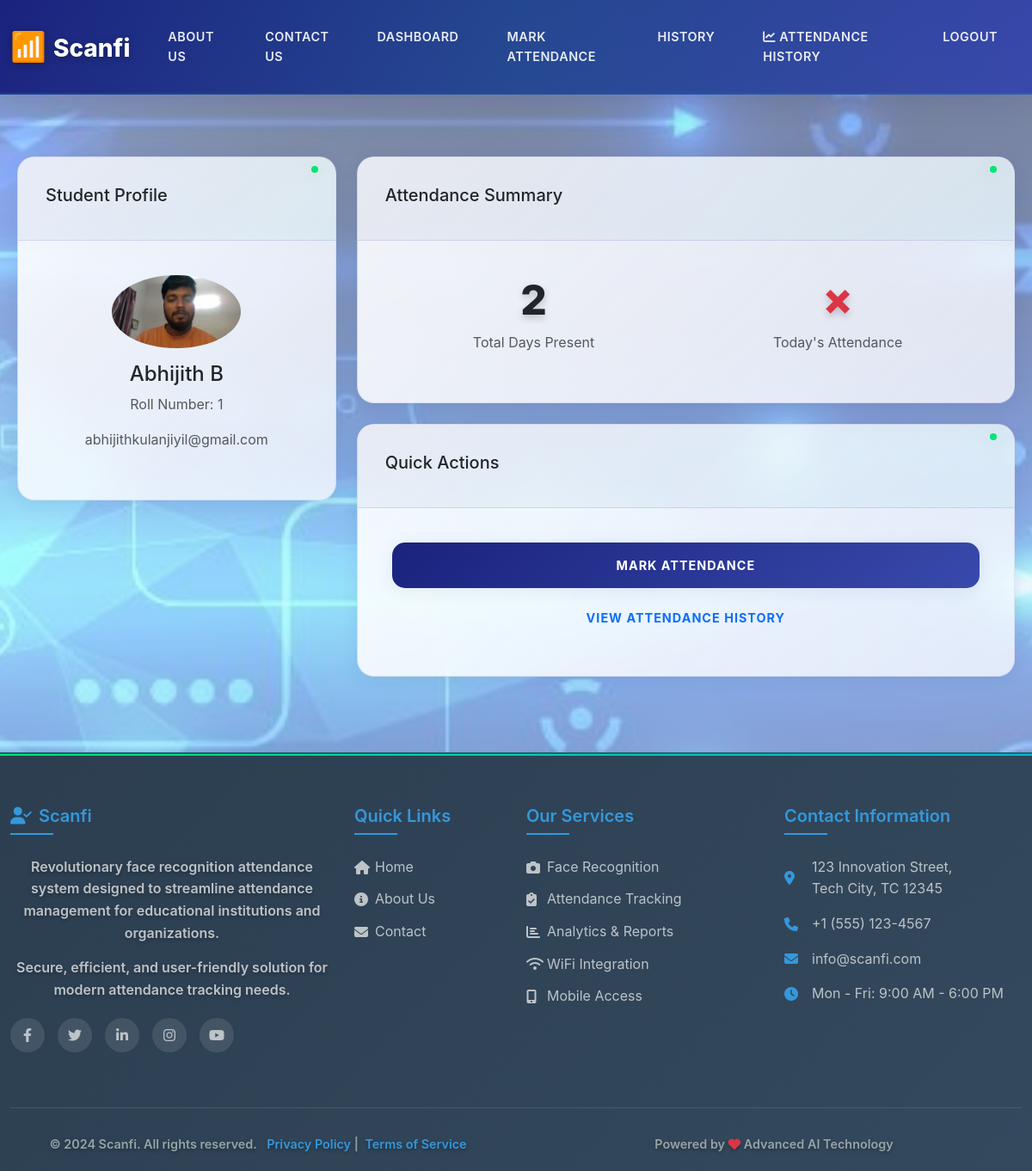
The app's page /student/dashboard (signed in) with its own data.
### tables this page shows
CREATE TABLE students (
    id INTEGER PRIMARY KEY AUTOINCREMENT,
    user_id INTEGER NOT NULL,
    name TEXT NOT NULL,
    roll_number TEXT UNIQUE NOT NULL,
    email TEXT UNIQUE NOT NULL,
    image_path TEXT NOT NULL,
    FOREIGN KEY (user_id) REFERENCES users (id)
);

### app.py (the view)
@app.route('/student/dashboard')
@login_required
def student_dashboard():
    if session['role'] != 'student':
        return redirect(url_for('admin_dashboard'))
    conn = get_db_connection()
    student = conn.execute('''
        SELECT * FROM students WHERE user_id = ?
    ''', (session['user_id'],)).fetchone()
    attendance_count = conn.execute('''
        SELECT COUNT(*) as count FROM attendance WHERE student_id = ?
    ''', (student['id'],)).fetchone()['count']
    today = datetime.now().strftime('%Y-%m-%d')
    marked_today = conn.execute('''
        SELECT COUNT(*) as count FROM attendance
        WHERE student_id = ? AND date = ?
    ''', (student['id'], today)).fetchone()['count'] > 0
    conn.close()
    return render_template('student/dashboard.html',
                          student=student,
                          attendance_count=attendance_count,
                          marked_today=marked_today)

### app.py (called while the page is built)
def get_db_connection():
    conn = sqlite3.connect('database/attendance.db')
    conn.row_factory = sqlite3.Row
    return conn

def login_required(f):
    @wraps(f)
    def decorated_function(*args, **kwargs):
        if 'user_id' not in session:
            flash('Please login first', 'danger')
            return redirect(url_for('login'))
        return f(*args, **kwargs)
    return decorated_function

### templates/student/dashboard.html (shortened to what this page needs)
{% extends "base.html" %}
{% block content %}
<div class="row">
    <div class="col-md-4">
        <div class="card mb-4">
            <div class="card-header">
                <h5>Student Profile</h5>
            </div>
            <div class="card-body text-center">
                <img src="{{ url_for('static', filename='uploads/' + student.image_path) }}"
                     alt="{{ student.name }}" class="img-fluid rounded-circle mb-3" style="max-width: 150px;">
                <h4>{{ student.name }}</h4>
                <p class="text-muted">Roll Number: {{ student.roll_number }}</p>
                <p class="text-muted">{{ student.email }}</p>
            </div>
        </div>
    </div>
    <div class="col-md-8">
        <div class="card mb-4">
            <div class="card-header">
                <h5>Attendance Summary</h5>
            </div>
            <div class="card-body">
                <div class="row text-center">
                    <div class="col-6">
                        <h2 class="display-4">{{ attendance_count }}</h2>
                        <p class="text-muted">Total Days Present</p>
                    </div>
                    <div class="col-6">
                        <h2 class="display-4">
                            {% if marked_today %}
                                <span class="text-success">✓</span>
                            {% else %}
                                <span class="text-danger">✗</span>
                            {% endif %}
                        </h2>
                        <p class="text-muted">Today's Attendance</p>
                    </div>
                </div>
            </div>
        </div>
        <div class="card">
            <div class="card-header">
                <h5>Quick Actions</h5>
            </div>
            <div class="card-body">
                <div class="d-grid gap-2">
                    <a href="{{ url_for('mark_attendance') }}" class="btn btn-primary">
                        {% if marked_today %}
                            View Attendance Status
                        {% else %}
                            Mark Attendance
                        {% endif %}
                    </a>
                    <a href="{{ url_for('attendance_history') }}" class="btn btn-outline-primary">View Attendance History</a>
                </div>
            </div>
        </div>
    </div>
</div>
{% endblock %}

### static/css/style.css (style rules this page uses)
:root { --primary-color: #1a237e; --secondary-color: #00bcd4; --accent-color: #ff5722; --success-color: #4caf50; --warning-color: #ff9800; --danger-color: #f44336; --info-color: #2196f3; --light-color: #f8faff; --dark-color: #263238; --signal-color: #00e676; --gradient-primary: linear-gradient(135deg, #667eea 0%, #764ba2 100%); --gradient-secondary: linear-gradient(135deg, #00bcd4 0%, #1976d2 100%); --gradient-wifi: linear-gradient(135deg, #00e676 0%, #00bcd4 100%); --gradient-tech: linear-gradient(135deg, #1a237e 0%, #3949ab 100%); --gradient-card: linear-gradient(135deg, rgba(255,255,255,0.9) 0%, rgba(248,250,255,0.8) 100%); --shadow-light: 0 4px 20px rgba(26, 35, 126, 0.08); --shadow-medium: 0 8px 30px rgba(26, 35, 126, 0.12); --shadow-heavy: 0 12px 40px rgba(26, 35, 126, 0.16); --shadow-wifi: 0 0 20px rgba(0, 230, 118, 0.3); --transition-smooth: all 0.4s cubic-bezier(0.4, 0, 0.2, 1); --transition-bounce: all 0.6s cubic-bezier(0.68, -0.55, 0.265, 1.55); }
* { margin: 0; padding: 0; box-sizing: border-box; }
body { min-height: 100vh; display: flex; flex-direction: column; font-family: 'Inter', 'Segoe UI', system-ui, -apple-system, sans-serif; background: var(--light-color); position: relative; overflow-x: hidden; color: var(--dark-color); line-height: 1.6; }
body::before { content: ''; position: fixed; top: 0; left: 0; width: 100%; height: 100%; background: var(--light-color); background-image: radial-gradient(circle at 20% 80%, rgba(0, 188, 212, 0.1) 0%, transparent 50%), radial-gradient(circle at 80% 20%, rgba(26, 35, 126, 0.1) 0%, transparent 50%), radial-gradient(circle at 40% 40%, rgba(0, 230, 118, 0.05) 0%, transparent 50%); z-index: -2; pointer-events: none; }
body::after { content: ''; position: fixed; top: 0; left: 0; width: 100%; height: 100%; background-image: url('../images/bg7.jpg'); background-size: cover; background-position: center; background-repeat: no-repeat; opacity: 0.5; z-index: -1; pointer-events: none; }
.card { background: var(--gradient-card); backdrop-filter: blur(15px); border: 1px solid rgba(26, 35, 126, 0.1); border-radius: 20px; box-shadow: var(--shadow-light); margin-bottom: 2.5rem; transition: var(--transition-smooth); overflow: hidden; position: relative; }
.card::before { content: ''; position: absolute; top: 0; left: 0; right: 0; height: 4px; background: var(--gradient-wifi); opacity: 0; transition: var(--transition-smooth); }
.card-header { background: linear-gradient(135deg, rgba(26, 35, 126, 0.05) 0%, rgba(0, 188, 212, 0.05) 100%); border-bottom: 1px solid rgba(26, 35, 126, 0.1); padding: 2rem; border-radius: 20px 20px 0 0 !important; position: relative; }
.card-header::before { content: ''; position: absolute; top: 10px; right: 20px; width: 8px; height: 8px; background: var(--signal-color); border-radius: 50%; box-shadow: var(--shadow-wifi); animation: pulse 2s infinite; }
.card-body { padding: 2.5rem; }
.display-4 { font-weight: 800; text-shadow: 0 4px 8px rgba(0, 0, 0, 0.2); font-size: 3rem; }
.btn { border-radius: 15px; padding: 1rem 2.5rem; font-weight: 700; text-transform: uppercase; letter-spacing: 1px; transition: var(--transition-bounce); border: none; position: relative; overflow: hidden; font-size: 0.9rem; }
.btn::before { content: ''; position: absolute; top: 50%; left: 50%; width: 0; height: 0; background: rgba(255, 255, 255, 0.2); border-radius: 50%; transition: var(--transition-smooth); transform: translate(-50%, -50%); }
.btn-primary { background: var(--gradient-tech); color: white; box-shadow: var(--shadow-light); }

### templates/base.html (style rules this page uses)
body { display: flex; flex-direction: column; min-height: 100vh; }

### records on screen
students: image_path (picture), name "Abhijith B", roll_number "1", email "abhijithkulanjiyil@gmail.com"

### other values on screen
{{ attendance_count }} "2"
